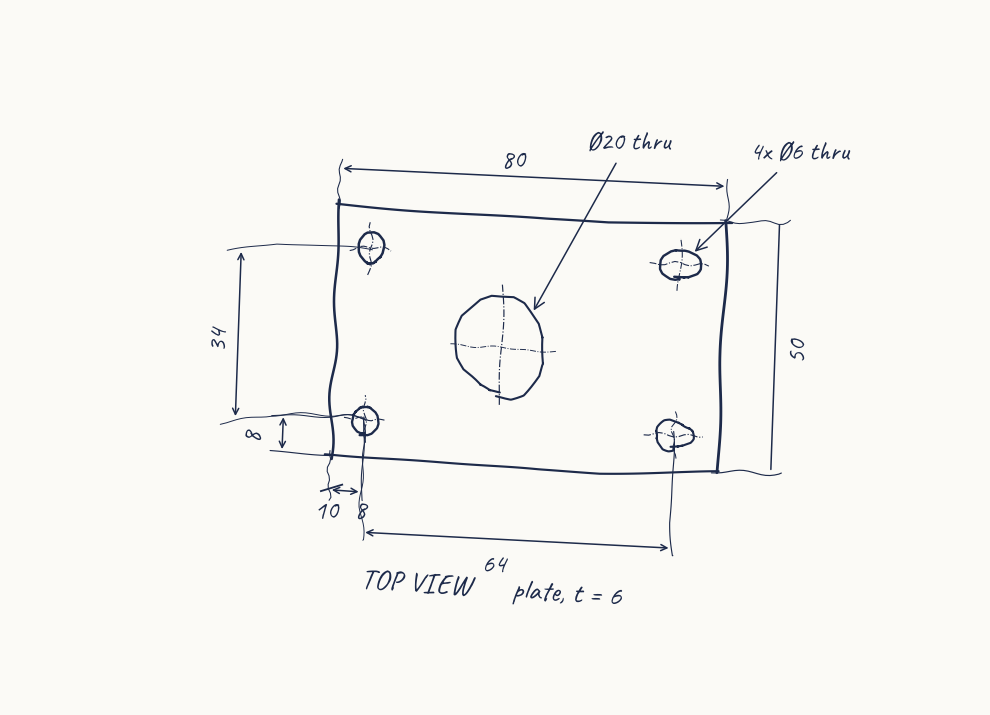
#> input picture experiments/hand-sketches/sketches/01_plate.png, 990 x 715 px, found by its file name
$ python views.py
#> lines starting #> are read from the running program, lines starting #| are printed output that depends on the picture
### experiments/reading-spike/draw_sketches.py
"""Draws three dimensioned test sketches in a hand-drawn style.

Ground truth for each part lives in ground_truth.json (same format the model must return).
Coordinates: mm, origin at the lower-left-front corner of the part's bounding box,
X to the right, Y to the back, Z up.
"""
import math
import os

import matplotlib

matplotlib.use("Agg")
import matplotlib.pyplot as plt
from matplotlib.patches import Arc, Circle, FancyBboxPatch

OUT = os.path.join(os.path.dirname(__file__), "sketches")
os.makedirs(OUT, exist_ok=True)
INK = "#1d2a4a"
LW = 1.6


def line(ax, x1, y1, x2, y2, lw=LW, ls="-"):
    ax.plot([x1, x2], [y1, y2], color=INK, lw=lw, ls=ls, solid_capstyle="round")


def rect(ax, x, y, w, h):
    line(ax, x, y, x + w, y)
    line(ax, x + w, y, x + w, y + h)
    line(ax, x + w, y + h, x, y + h)
    line(ax, x, y + h, x, y)


def circle(ax, cx, cy, d, centre=True):
    ax.add_patch(Circle((cx, cy), d / 2, fill=False, ec=INK, lw=LW))
    if centre:
        e = d / 2 + 2
        line(ax, cx - e, cy, cx + e, cy, lw=0.7, ls="-.")
        line(ax, cx, cy - e, cx, cy + e, lw=0.7, ls="-.")


def dim(ax, p1, p2, offset, text, horizontal=True, fs=12):
    """Linear dimension between two points with extension lines."""
    (x1, y1), (x2, y2) = p1, p2
    if horizontal:
        y = offset
        for x, y0 in ((x1, y1), (x2, y2)):
            line(ax, x, y0, x, y + (1.5 if y > y0 else -1.5), lw=0.7)
        ax.annotate("", (x1, y), (x2, y), arrowprops=dict(arrowstyle="<->", color=INK, lw=0.9))
        ax.text((x1 + x2) / 2, y + (1.2 if y > y1 else -1.2), text, ha="center",
                va="bottom" if y > y1 else "top", fontsize=fs, color=INK)
    else:
        x = offset
        for x0, y in ((x1, y1), (x2, y2)):
            line(ax, x0, y, x + (1.5 if x > x0 else -1.5), y, lw=0.7)
        ax.annotate("", (x, y1), (x, y2), arrowprops=dict(arrowstyle="<->", color=INK, lw=0.9))
        ax.text(x + (1.2 if x > x1 else -1.2), (y1 + y2) / 2, text, ha="left" if x > x1 else "right",
                va="center", fontsize=fs, color=INK, rotation=90)


def leader(ax, target, at, text, fs=12):
    ax.annotate(text, target, at, fontsize=fs, color=INK,
                arrowprops=dict(arrowstyle="->", color=INK, lw=0.9))


def label(ax, x, y, text, fs=13):
    ax.text(x, y, text, fontsize=fs, color=INK, ha="center", fontweight="bold")


# [8 lines left out: function finish, not called in this run]


def slot(ax, cx, cy, length, width):
    r = width / 2
    a = length / 2 - r
    line(ax, cx - a, cy - r, cx + a, cy - r)
    line(ax, cx - a, cy + r, cx + a, cy + r)
    ax.add_patch(Arc((cx + a, cy), width, width, theta1=-90, theta2=90, ec=INK, lw=LW))
    ax.add_patch(Arc((cx - a, cy), width, width, theta1=90, theta2=270, ec=INK, lw=LW))
    line(ax, cx - a - r - 2, cy, cx + a + r + 2, cy, lw=0.7, ls="-.")


def part1():
    """Mounting plate 80 x 50 x 6, 4x Ø6 corner holes, central Ø20."""
    fig, ax = plt.subplots(figsize=(9, 6.5))
    rect(ax, 0, 0, 80, 50)
    for x, y in ((8, 8), (72, 8), (8, 42), (72, 42)):
        circle(ax, x, y, 6)
    circle(ax, 40, 25, 20)
    dim(ax, (0, 50), (80, 50), 58, "80")
    dim(ax, (80, 0), (80, 50), 90, "50", horizontal=False)
    dim(ax, (0, 0), (8, 8), -7, "8")
    dim(ax, (0, 0), (8, 8), -8, "8", horizontal=False)
    dim(ax, (8, 8), (72, 8), -15, "64")
    dim(ax, (8, 8), (8, 42), -16, "34", horizontal=False)
    leader(ax, (74, 44), (84, 64), "4x Ø6 thru")
    leader(ax, (47, 32), (56, 66), "Ø20 thru")
    label(ax, 40, -27, "TOP VIEW      plate, t = 6")
    finish(fig, ax, "01_plate.png", (-28, 105), (-32, 72))


def part2():
    """L-bracket: base 60x40x5, upright 60x5x40 at the back, slot 20x6, 2x Ø5 in upright."""
    fig, ax = plt.subplots(figsize=(11, 9))
    # TOP view (X right, Y up) at origin
    rect(ax, 0, 0, 60, 40)
    line(ax, 0, 35, 60, 35)
    slot(ax, 30, 17.5, 20, 6)
    dim(ax, (0, 0), (60, 0), -8, "60")
    dim(ax, (0, 0), (0, 40), -8, "40", horizontal=False)
    dim(ax, (20, 17.5), (40, 17.5), -16, "20")
    dim(ax, (60, 0), (60, 17.5), 67, "17.5", horizontal=False)
    leader(ax, (36, 20.5), (44, 28), "slot w = 6")
    label(ax, 30, -26, "TOP")
    # FRONT view (X right, Z up), placed above the top view
    oy = 62
    rect(ax, 0, oy, 60, 40)
    line(ax, 0, oy + 5, 60, oy + 5)
    circle(ax, 15, oy + 28, 5)
    circle(ax, 45, oy + 28, 5)
    dim(ax, (0, oy + 40), (60, oy + 40), oy + 47, "60")
    dim(ax, (0, oy), (0, oy + 40), -8, "40", horizontal=False)
    dim(ax, (0, oy + 28), (15, oy + 28), oy + 36, "15", fs=11)
    dim(ax, (15, oy + 28), (45, oy + 28), oy + 36, "30", fs=11)
    dim(ax, (60, oy), (60, oy + 28), 67, "28", horizontal=False)
    leader(ax, (46.8, oy + 29.8), (70, oy + 50), "2x Ø5 thru")
    label(ax, 30, oy - 9, "FRONT")
    # SIDE view (Y right, Z up), right of the front view
    ox = 95
    pts = [(0, 0), (40, 0), (40, 40), (35, 40), (35, 5), (0, 5), (0, 0)]
    for (a, b), (c, d) in zip(pts, pts[1:]):
        line(ax, ox + a, oy + b, ox + c, oy + d)
    dim(ax, (ox, oy), (ox + 40, oy), oy - 8, "40")
    dim(ax, (ox + 35, oy + 40), (ox + 40, oy + 40), oy + 47, "5", fs=11)
    dim(ax, (ox, oy), (ox, oy + 5), ox - 6, "5", horizontal=False, fs=11)
    label(ax, ox + 20, oy - 20, "SIDE")
    ax.text(-15, 125, "L-bracket, all dims mm", fontsize=13, color=INK)
    finish(fig, ax, "02_l_bracket.png", (-22, 150), (-32, 130))


# [24 lines left out: function part3, not called in this run]


# [7 lines that do not run on import are left out]

### experiments/benchmark/draw_parts.py
"""Five harder benchmark drawings in the reading-spike sketch style, plus photo/rough variants.

Ground truth: examples/{bushing,enclosure,angled_bracket,pocket_plate,shaft_collar}.json and examples/callouts/.
  python draw_parts.py          # writes sketches/04_*.png .. 08_*.png and their __photo / __rough .jpg variants
"""
import math
import os
import sys
import tempfile

import cv2
import matplotlib

matplotlib.use("Agg")
import matplotlib.pyplot as plt  # noqa: E402
import numpy as np  # noqa: E402
from matplotlib.patches import Circle, FancyBboxPatch  # noqa: E402

HERE = os.path.dirname(os.path.abspath(__file__))
sys.path.insert(0, os.path.join(os.path.dirname(HERE), "reading-spike"))
import draw_sketches as ds  # noqa: E402
import make_photos as mp  # noqa: E402

OUT = os.path.join(HERE, "sketches")
line, rect, circle, dim, leader, label, slot = ds.line, ds.rect, ds.circle, ds.dim, ds.leader, ds.label, ds.slot


def hidden(ax, x1, y1, x2, y2):
    ds.line(ax, x1, y1, x2, y2, lw=1.0, ls="--")


def rounded(ax, x, y, w, h, r):
    ax.add_patch(FancyBboxPatch((x + r, y + r), w - 2 * r, h - 2 * r, boxstyle=f"round,pad={r}", fill=False,
                                ec=ds.INK, lw=ds.LW))


def bare_circle(ax, cx, cy, d, ls="-"):
    ax.add_patch(Circle((cx, cy), d / 2, fill=False, ec=ds.INK, lw=ds.LW if ls == "-" else 0.8, ls=ls))


# [57 lines left out: functions part4, part5, not called in this run]


def part6():
    """Angled bracket: 80 long, 30 deep, flat top 40 high for 30, slope to 15 at the right; 2x Ø6, Ø8 cross hole."""
    fig, ax = plt.subplots(figsize=(10, 10))
    pts = [(0, 0), (80, 0), (80, 15), (30, 40), (0, 40), (0, 0)]
    oy = 55
    for (a, b), (c, d) in zip(pts, pts[1:]):
        line(ax, a, oy + b, c, oy + d)
    for x in (12, 18):
        hidden(ax, x, oy, x, oy + 40)
    circle(ax, 60, oy + 10, 8)
    dim(ax, (0, oy), (80, oy), oy - 8, "80")
    dim(ax, (0, oy), (0, oy + 40), -8, "40", horizontal=False)
    dim(ax, (80, oy), (80, oy + 15), 88, "15", horizontal=False, fs=11)
    dim(ax, (0, oy + 40), (30, oy + 40), oy + 47, "30", fs=11)
    dim(ax, (60, oy + 10), (80, oy + 10), oy + 26, "20", fs=11)
    dim(ax, (80, oy), (80, oy + 10), 96, "10", horizontal=False, fs=11)
    leader(ax, (57.2, oy + 12.8), (38, oy + 22), "Ø8 thru")
    label(ax, 40, oy - 19, "FRONT")
    rect(ax, 0, 0, 80, 30)
    line(ax, 30, 0, 30, 30)
    circle(ax, 15, 8, 6)
    circle(ax, 15, 22, 6)
    dim(ax, (0, 0), (0, 30), -8, "30", horizontal=False)
    dim(ax, (0, 30), (15, 30), 38, "15", fs=11)
    dim(ax, (80, 0), (80, 8), 88, "8", horizontal=False, fs=11)
    leader(ax, (17.1, 24.1), (36, 14), "2x Ø6 thru")
    label(ax, 40, -16, "TOP")
    ax.text(-15, 112, "Angled bracket, all dims mm", fontsize=13, color=ds.INK)
    ds.finish(fig, ax, "06_angled_bracket.png", (-25, 110), (-24, 118))


# [57 lines left out: functions part7, part8, not called in this run]


PARTS = {"04_bushing": part4, "05_enclosure": part5, "06_angled_bracket": part6, "07_pocket_plate": part7,
         "08_shaft_collar": part8}


# [25 lines left out: functions draw, main, not called in this run]


# [2 lines that do not run on import are left out]

### experiments/sam-spike/views.py
"""Pixel boxes of each view in the spike drawings, from the drawing scripts (spike only; the product gets view boxes
from Muse Spark grounding). Re-runs a draw function, intercepts its savefig and maps data coordinates to pixels."""
import os
import sys

import matplotlib

matplotlib.use("Agg")
import matplotlib.pyplot as plt  # noqa: E402

HERE = os.path.dirname(os.path.abspath(__file__))
EXP = os.path.dirname(HERE)
sys.path.insert(0, os.path.join(EXP, "reading-spike"))
sys.path.insert(0, os.path.join(EXP, "benchmark"))
import draw_sketches as ds  # noqa: E402
import draw_parts as dp  # noqa: E402

# view rectangles in drawing (data) coordinates, and a point inside the part's material for each view
VIEWS = {
    "01_plate": (ds.part1, {"top": ((0, 0, 80, 50), (20, 20))}),
    "02_l_bracket": (ds.part2, {"top": ((0, 0, 60, 40), (10, 25)), "front": ((0, 62, 60, 102), (5, 82)),
                                "side": ((95, 62, 135, 102), (132.5, 80))}),
    "06_angled_bracket": (dp.part6, {"front": ((0, 55, 80, 95), (8, 75)), "top": ((0, 0, 80, 30), (70, 22))}),
}


def pixel_views(part, pad=1.5):
    """{view: {"box": (x1, y1, x2, y2), "point": (x, y)}} in pixels of the clean PNG (origin top-left)."""
    fn, views = VIEWS[part]
    captured = {}

    def finish(fig, ax, name, xlim, ylim):
        ax.set_xlim(*xlim)
        ax.set_ylim(*ylim)
        ax.set_aspect("equal")
        ax.axis("off")
        fig.canvas.draw()
        scale = 110 / fig.dpi
        H = round(fig.get_size_inches()[1] * 110)

        def px(x, y):
            dx, dy = ax.transData.transform((x, y))
            return dx * scale, H - dy * scale
        for v, ((x0, y0, x1, y1), (qx, qy)) in views.items():
            ax_, ay_ = px(x0 - pad, y1 + pad)
            bx_, by_ = px(x1 + pad, y0 - pad)
            captured[v] = {"box": (round(ax_), round(ay_), round(bx_), round(by_)), "point": tuple(round(c) for c in px(qx, qy))}
        plt.close(fig)

    orig = ds.finish
    ds.finish = finish
    try:
        with plt.xkcd(scale=0.6, length=120, randomness=2):
            fn()
    finally:
        ds.finish = orig
    return captured


if __name__ == "__main__":
    from PIL import Image, ImageDraw
    for part in VIEWS:
        d = os.path.join(EXP, "reading-spike" if part[:2] in ("01", "02") else "benchmark", "sketches")
        im = Image.open(os.path.join(d, part + ".png")).convert("RGB")
        dr = ImageDraw.Draw(im)
        for v, b in pixel_views(part).items():
#> in finish, `plt.close(fig)`:
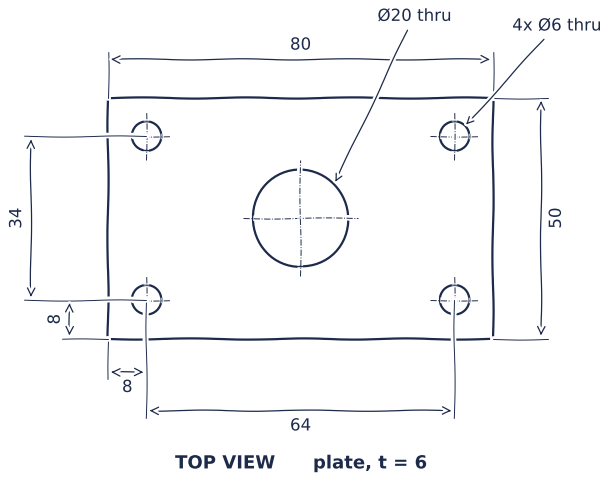
#> figure drawn by matplotlib, 1 panel
            dr.rectangle(b["box"], outline=(220, 40, 20), width=2)
            x, y = b["point"]
            dr.ellipse((x - 4, y - 4, x + 4, y + 4), fill=(20, 160, 40))
            print(part, v, b, im.size)
        im.save(os.path.join(HERE, "out", f"{part}_views.png"))
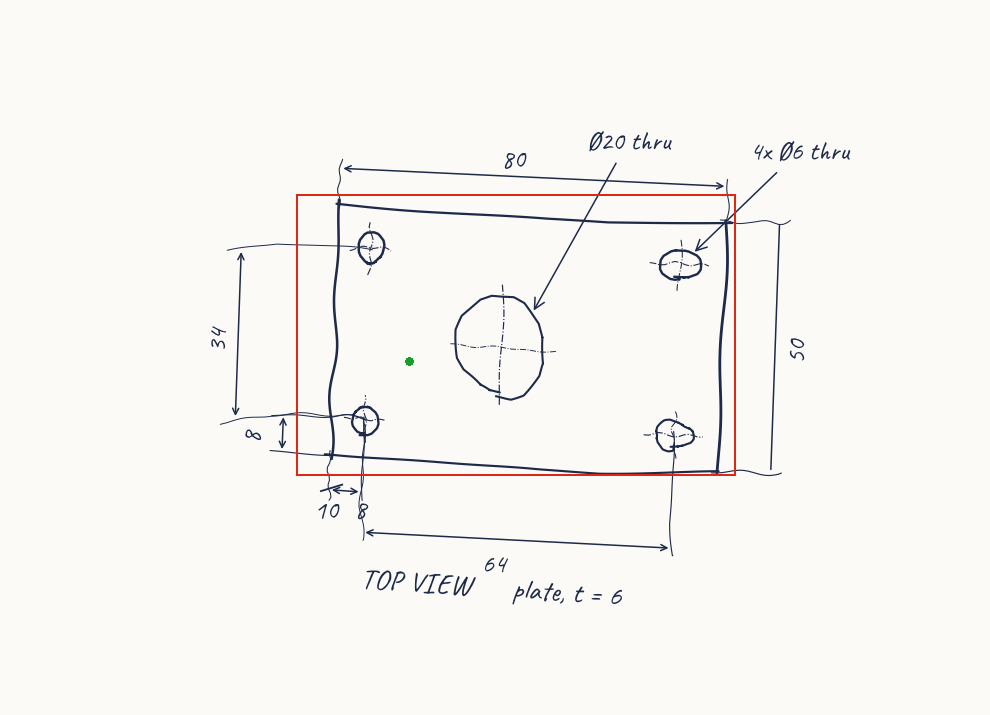
#> saved as 01_plate_views.png: PIL image 990x715 RGB; mean R, G, B 247.5, 246, 242.4
#> pass 2 of the loop `for part in VIEWS:`:
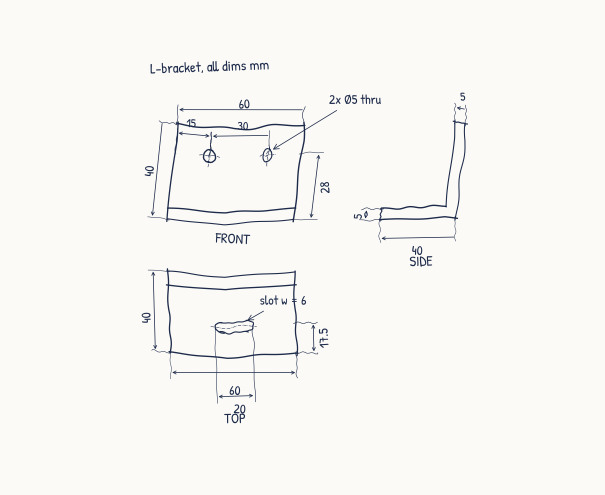
#> input picture experiments/hand-sketches/sketches/02_l_bracket.png, 1210 x 990 px, found by its file name (shown at 1/2 size)
#> im: PIL image 1210x990 RGB
#> in finish (call 2), `plt.close(fig)`:
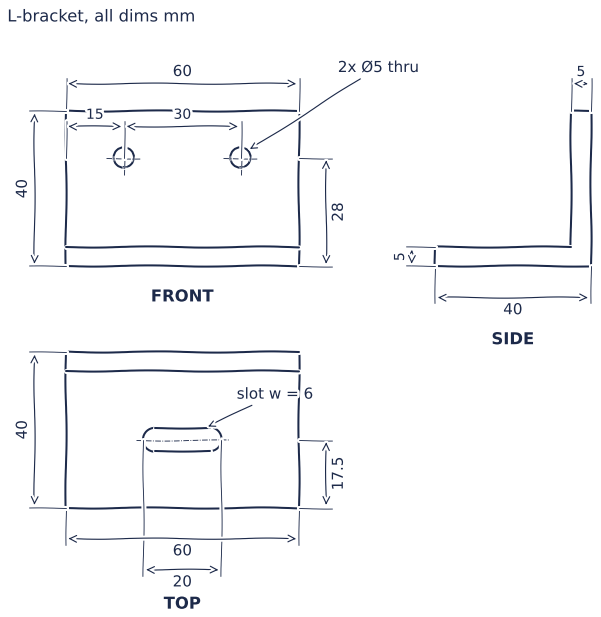
#> figure drawn by matplotlib, 1 panel
#> `im.save(os.path.join(HERE, "out", f"{part}_views.png"))`:
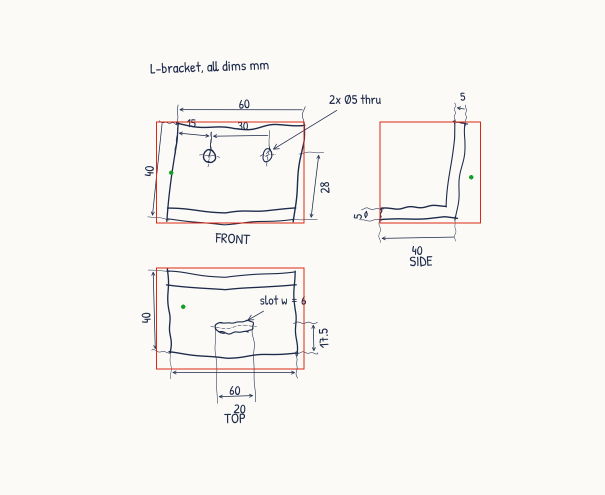
#> saved as 02_l_bracket_views.png: PIL image 1210x990 RGB (shown at 1/2 size); mean R, G, B 247.6, 246, 242.4
#> pass 3 of the loop `for part in VIEWS:`:
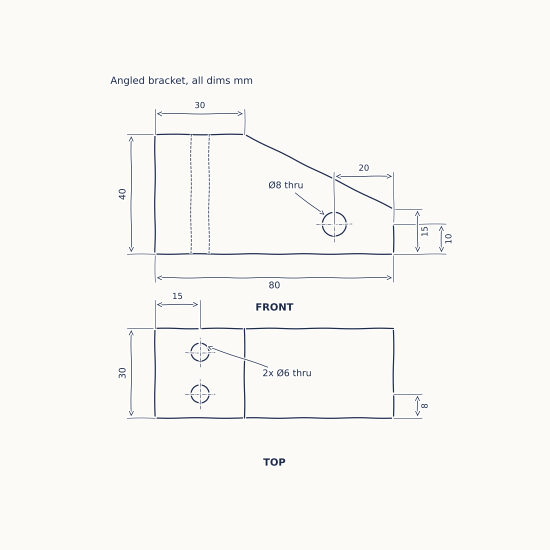
#> input picture experiments/benchmark/sketches/06_angled_bracket.png, 1100 x 1100 px (shown at 1/2 size)
#> im: PIL image 1100x1100 RGB
#> in finish (call 3), `plt.close(fig)`:
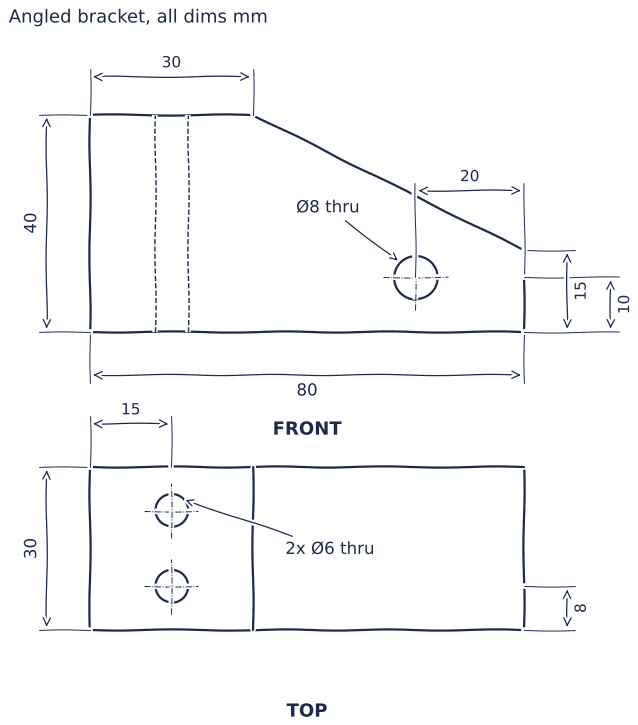
#> figure drawn by matplotlib, 1 panel
#> `im.save(os.path.join(HERE, "out", f"{part}_views.png"))`:
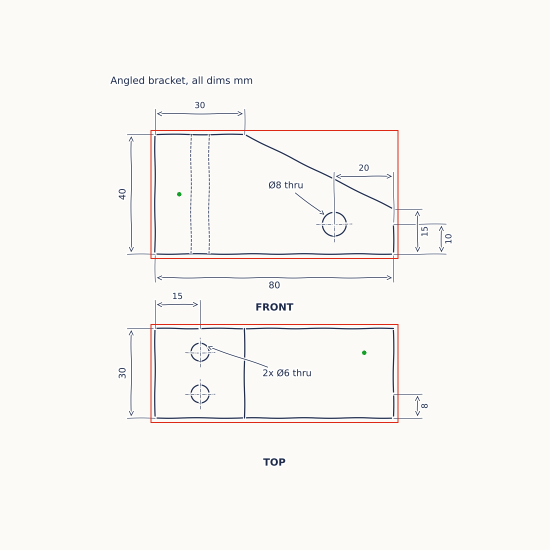
#> saved as 06_angled_bracket_views.png: PIL image 1100x1100 RGB (shown at 1/2 size); mean R, G, B 248.2, 246.5, 243
